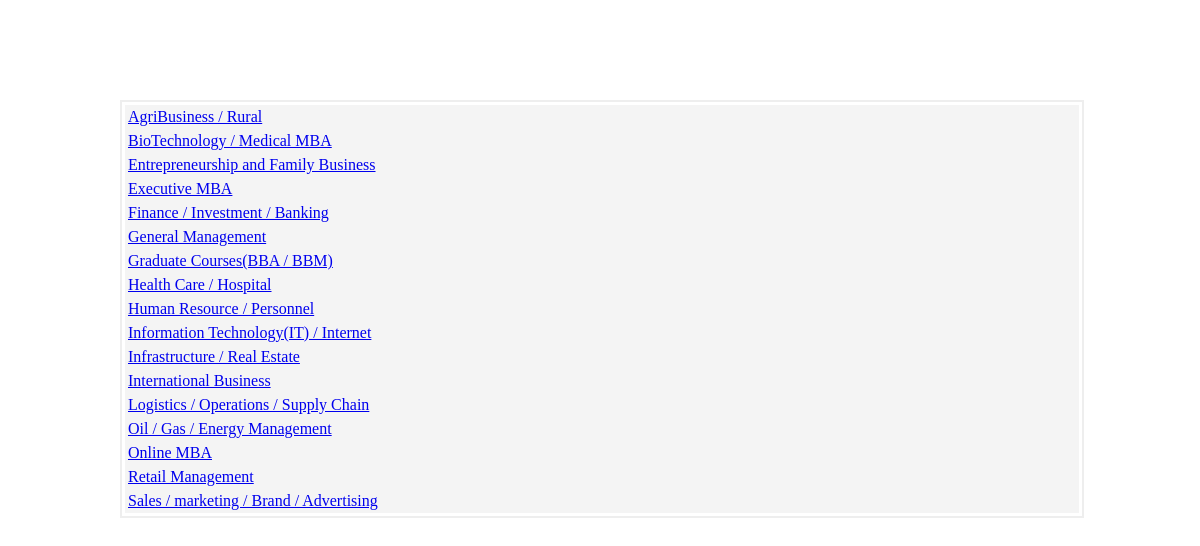
The page /get/1/ on the database its author committed.
### career/models.py (models this page shows, shortened)
class Subtag(models.Model):
    name = models.TextField()
    tag = models.ForeignKey(Tag)

### career/views.py (the view)
# urls.py: url(r'^get/(?P<tag_id>\w+)/$','career.views.subtag'),
def subtag(request, tag_id=1):
    o = Tag.objects.get(pk=tag_id)
    subtags = Subtag.objects.filter(tag=o)
    return render_to_response("profile.html", {
        'tags': subtags})

### templates/profile.html (shortened to what this page needs)
<html>
<head>
    <link rel="stylesheet" type="text/css" href="/static/css/profile.css">
</head>
<body>
<div class="container">
    <div class="wrapper">
        <div class="content">
            <div class="odd">
<div>
    {% for t in tags %}
   <div class="even">  <a href="/sec/{{ t.id }}/">{{ t.name }}</a> </div>
    {%endfor%}
</div>
                </div>
        </div>
        </div>
    </div>
</body>
</html>

### static/css/profile.css (style rules this page uses)
.wrapper { width:960px; height: auto; margin:auto; }
.content { margin-top: 100px; width: inherit; height: auto; border: solid 2px #eee; }
.odd { background-color: #fff; padding: 3px; }
.even { background: #f4f4f4; padding: 3px; }

### rows shown on the page
Subtag: name "AgriBusiness / Rural"
Subtag: name "BioTechnology / Medical MBA"
Subtag: name "Entrepreneurship and Family Business"
Subtag: name "Executive MBA"
Subtag: name "Finance / Investment / Banking"
Subtag: name "General Management"
Subtag: name "Graduate Courses(BBA / BBM)"
Subtag: name "Health Care / Hospital"
Subtag: name "Human Resource / Personnel"
Subtag: name "Information Technology(IT) / Internet"
Subtag: name "Infrastructure / Real Estate"
Subtag: name "International Business"
Subtag: name "Logistics / Operations / Supply Chain"
Subtag: name "Oil / Gas / Energy Management"
Subtag: name "Online MBA"
Subtag: name "Retail Management"
Subtag: name "Sales / marketing / Brand / Advertising"
